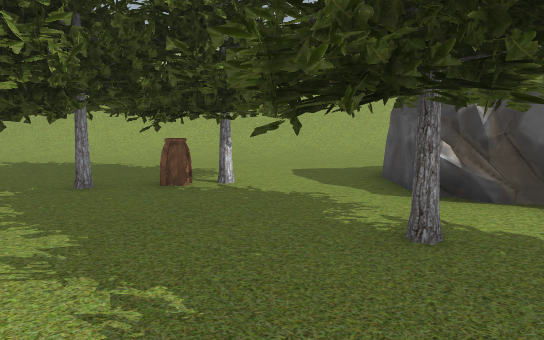
View 1 (above)

20 first-person views from a walk through a level from a Godot 3-D game. The camera is 1.5 m above the floor, tilts 6° down and sees 70° across. The floor is counted in squares, 2 m on a side. Each view is taken from the middle of a square. On the plan, view 1 faces up. The plan holds only what a view shows up to about 12 squares ahead; the rest is blank. The place goes on beyond the plan.

View 2
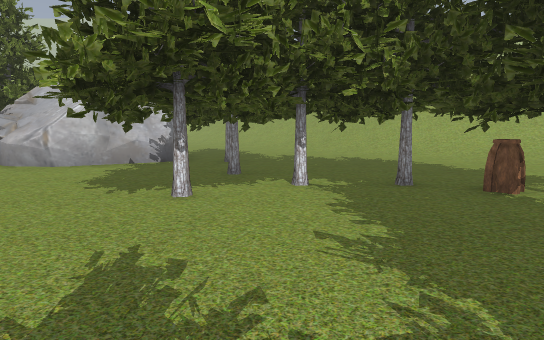

View 3
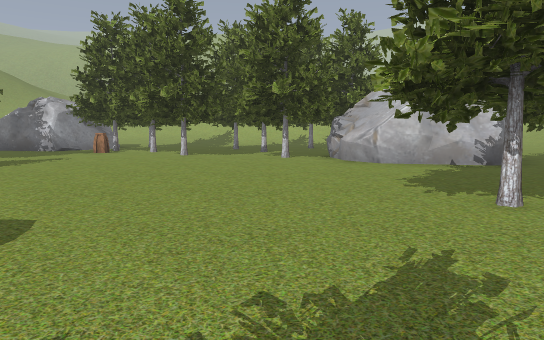

View 4
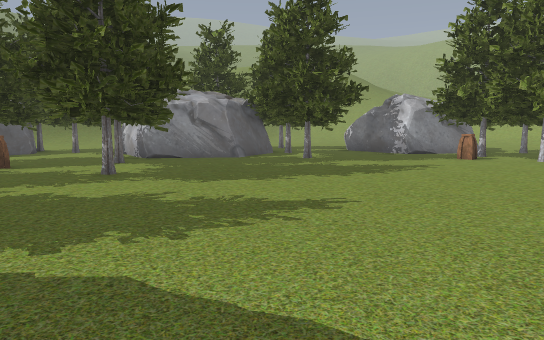

View 5
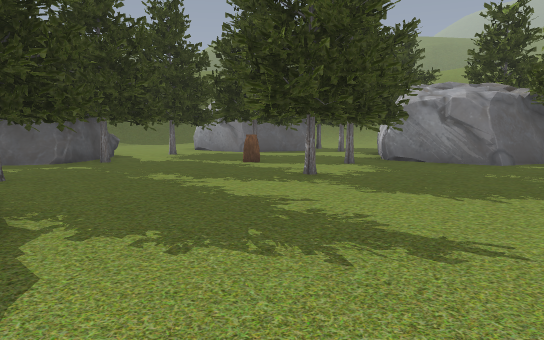

View 6
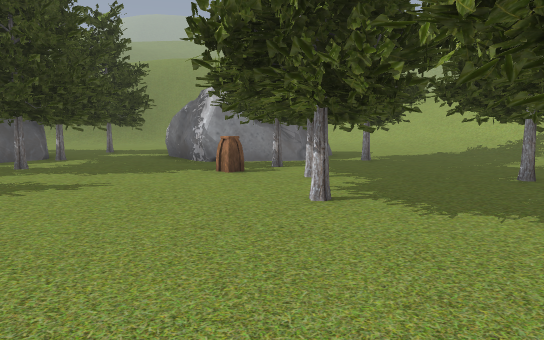

View 7
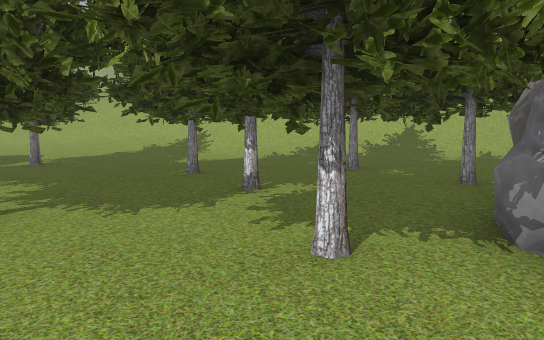

View 8
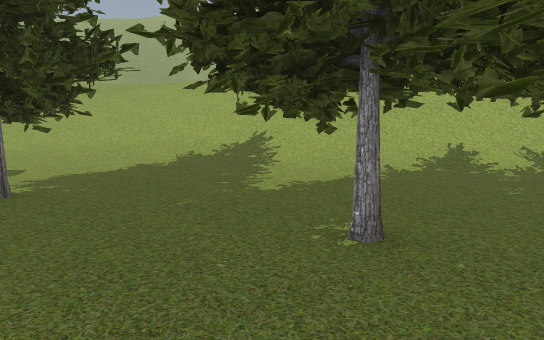

View 9
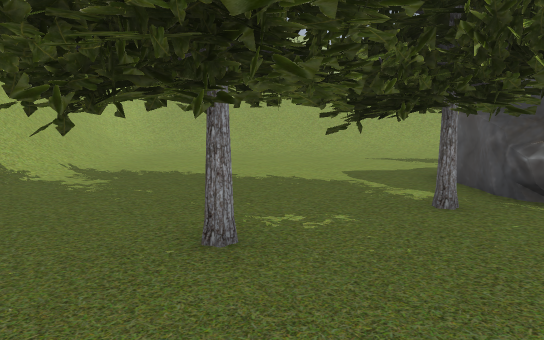

View 10
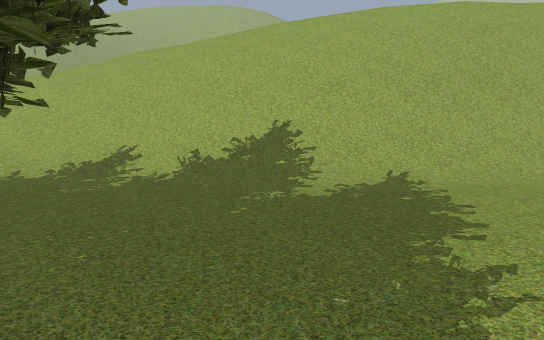

View 11
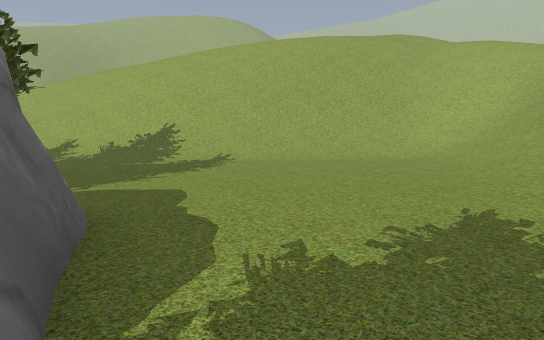

View 12
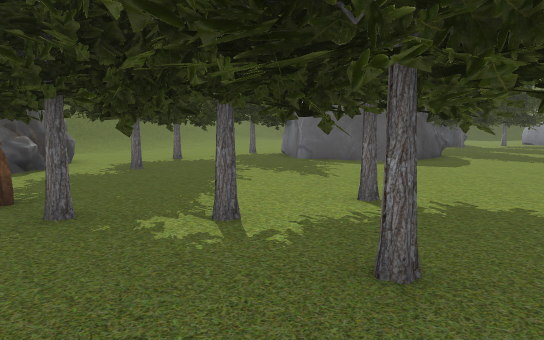

View 13
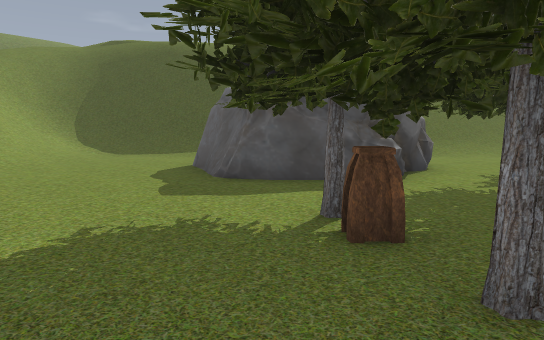

View 14
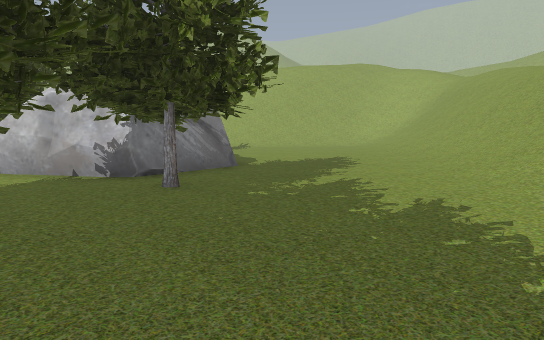

View 15
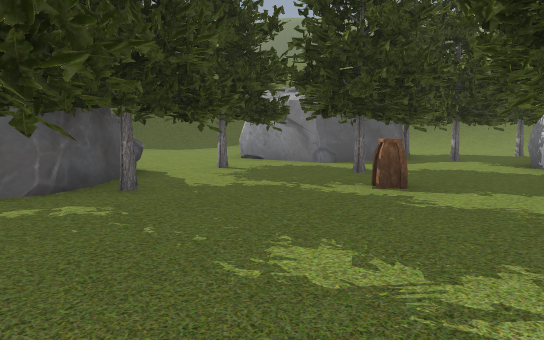

View 16
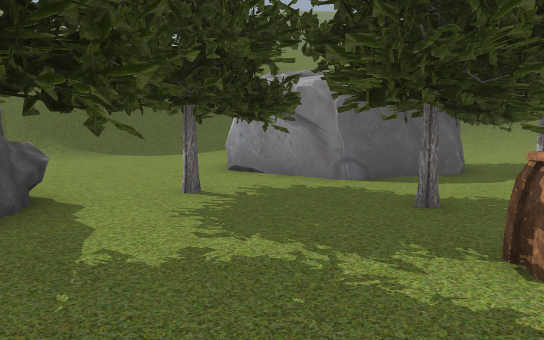

View 17
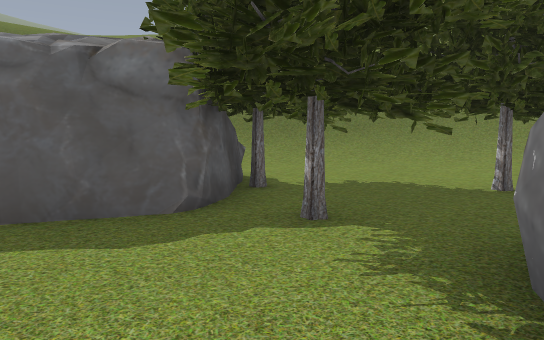

View 18
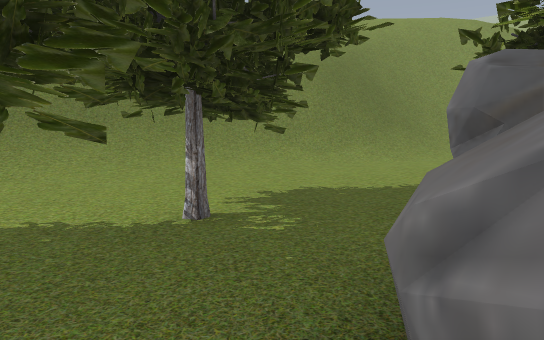

View 19
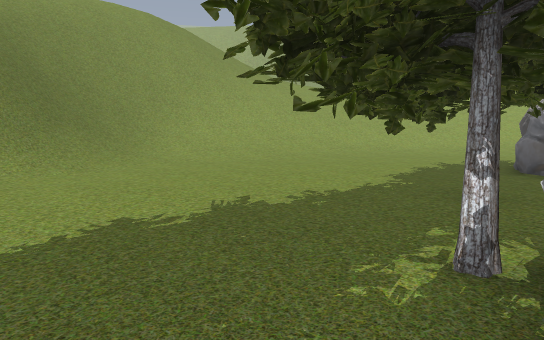

View 20
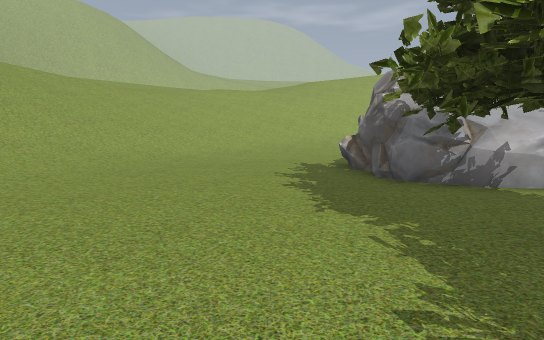

### Floor plan
Key: @ floor where view 1 was taken; # wall or solid block; . main floor; : floor 0.25 m higher than the main floor; + floor 0.5 m higher than the main floor; * floor 1.25 m higher than the main floor; - floor 1.25 m lower than the main floor; % floor 5.25 m higher than the main floor; / step, stairs or slope; = window, fence, low wall or low ledge; v drop or lower ground; T tree; P pedestal.
Columns run from 24 left of view 1 to 8 right of it. Each row starts with its distance up from view 1.
 11 // ///:++/++++/////////+++++++://
 10 // #/:.........::::::::::......:/
  9 //=#/:.........................:/
  8 ///#//.........................//
  7 ///#//.....................##
  6 //////........#..T........##
  5 //////......####TT.T.TTP..#
  4 //////......#  ##.TTT.....###
  3 //////......## #....T....T..#
  2 //////....T..###...T....TT...../
  1 //////..T.....T................:/
  0 /////:.....T.TT.........@.T....:/
 -1 /////......T.................  ./
 -2 /////....T..............###T
 -3 ////+.......T..........## #T
 -4 ////+.....TT...........#
 -5 ////:..T....P..........#
 -6 ///+:....#T.............
 -7 ///+:..####.............T
 -8 ///+:..#  #...T........TT
 -9 ///:...## #..T....TT....TT
-10 ///:....###..TT#..T.....TT#
-11 ///:........TT####..P..TT##
-12 ///:.......TT    #..T....#
-13 ////......TTT#  ##..T..T.#
-14 ////:.......TT ##.....TT..
-15    /+................#.....
-16    //:.........T.T.####....
-17    //+........TT..T#   .....
-18    /////...........#   .....
-19    ///////.........    ....
-20       //##//::::....   ::=##
-21       /%%v##/////+//   /*##
-22        --/ ##=v=////
-23               //

Where each view was taken, in squares from view 1:
view 1: 0 up, 0 right, facing up
view 2: 0 up, 0 right, facing up-left
view 3: 0 up, 0 right, facing left
view 4: 2 down, 2 left, facing down-left
view 5: 2 down, 4 left, facing down
view 6: 0 up, 8 left, facing down-left
view 7: 0 up, 8 left, facing left
view 8: 2 down, 12 left, facing left
view 9: 1 down, 15 left, facing up
view 10: 4 up, 13 left, facing left
view 11: 7 up, 9 left, facing left
view 12: 6 up, 6 left, facing down-right
view 13: 6 up, 4 left, facing right
view 14: 7 up, 2 left, facing left
view 15: 6 down, 2 left, facing down
view 16: 9 down, 2 left, facing down
view 17: 12 down, 6 left, facing down
view 18: 14 down, 7 left, facing down-left
view 19: 15 down, 9 left, facing left
view 20: 16 down, 13 left, facing up-left
